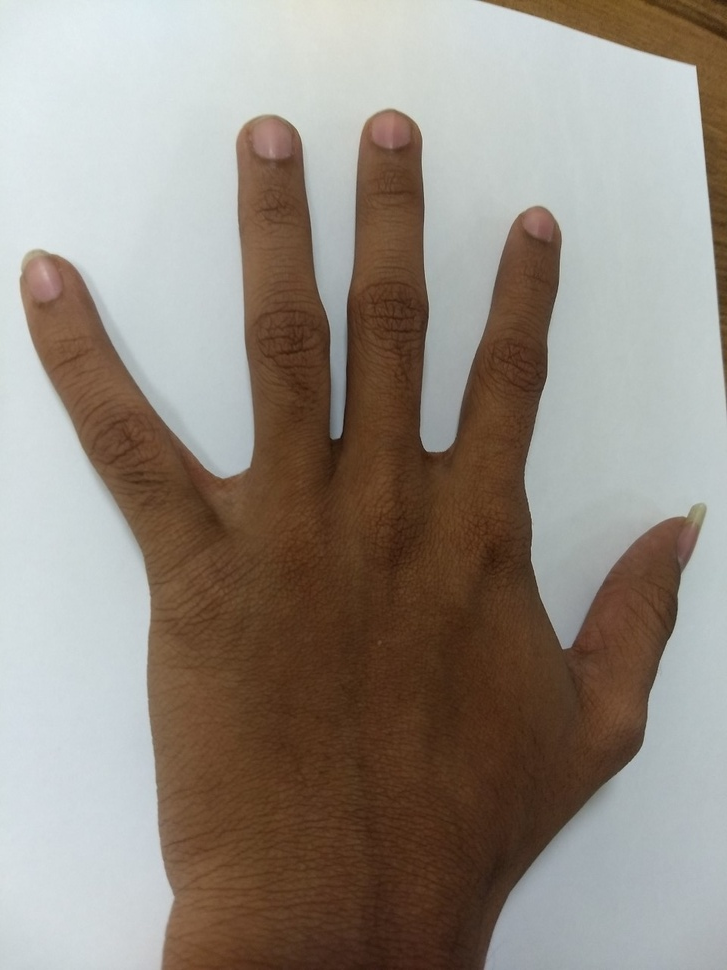
#> input picture neel_hand_l.jpg, 727 x 970 px, shrunk from 960 x 1280 before the run, found by its file name
$ python depth.py
#> lines starting #> are read from the running program, lines starting #| are printed output that depends on the picture
import numpy as np
import cv2
from matplotlib import pyplot as plt

img_l = cv2.imread("C:/Users/Neel/Desktop/python/neel_hand_l.jpg",0)
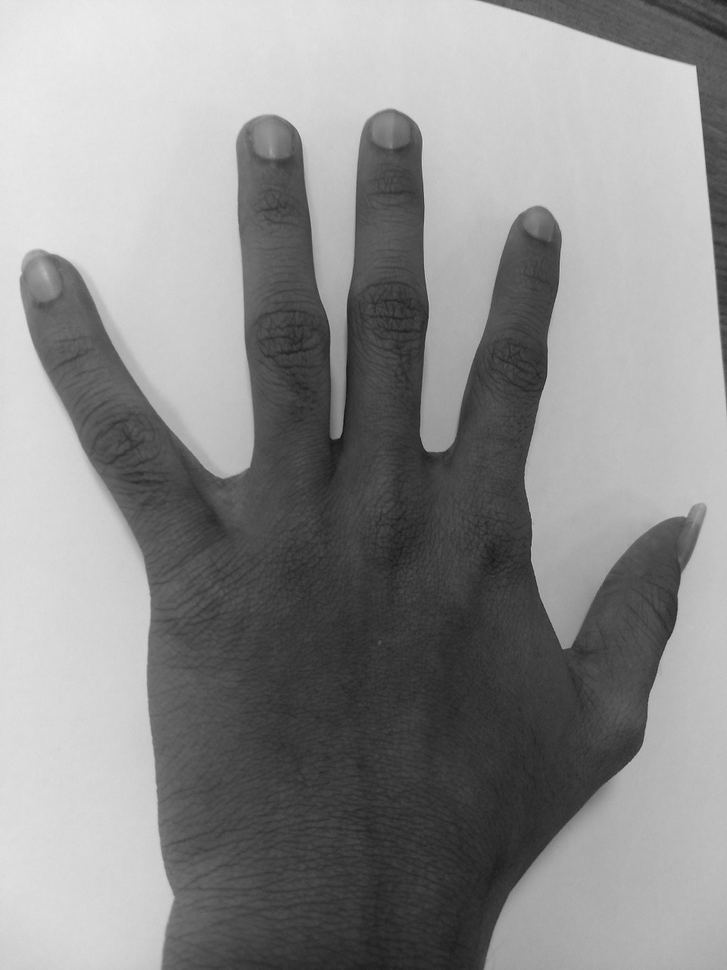
#> img_l: shape (970, 727); min 17, max 237, mean 141.1
img_r = cv2.imread("C:/Users/Neel/Desktop/python/neel_hand_r.jpg",0)
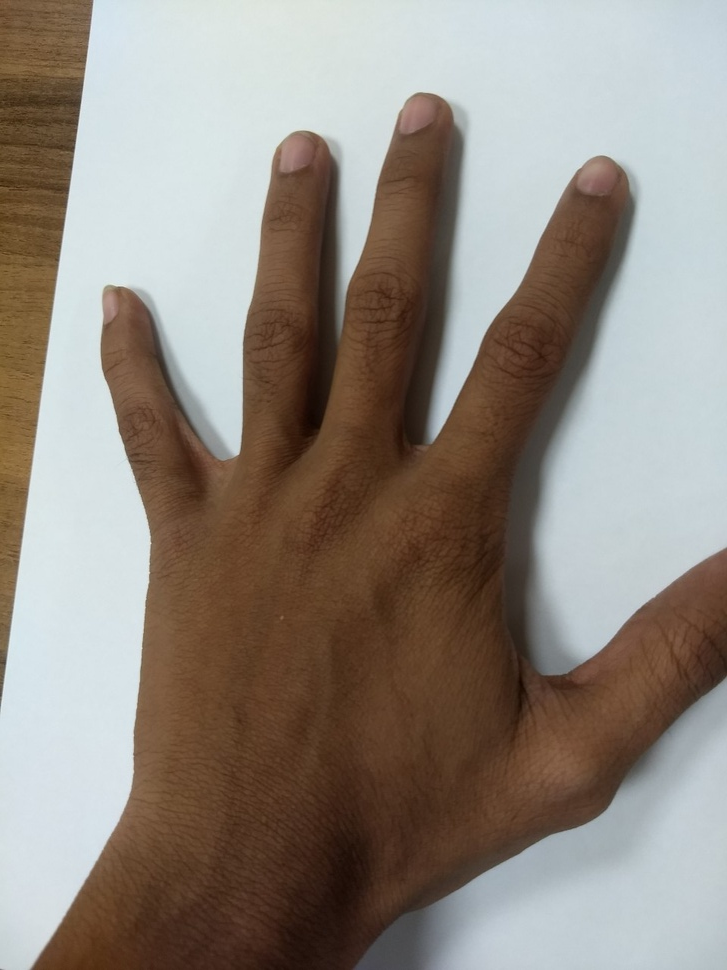
#> input picture neel_hand_r.jpg, 727 x 970 px, shrunk from 960 x 1280 before the run, found by its file name
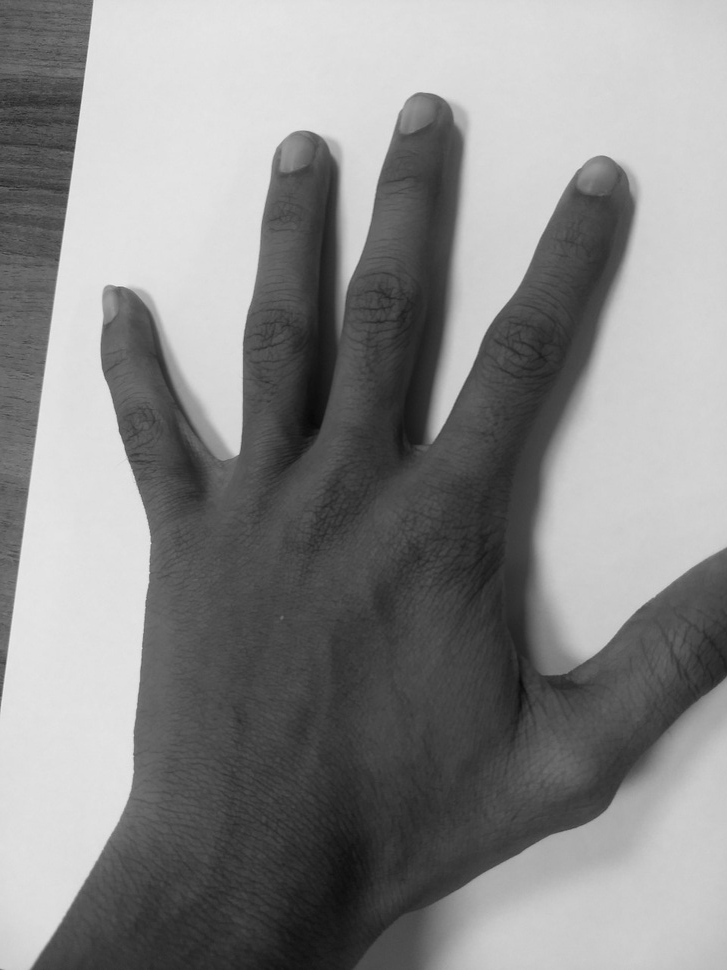
#> img_r: shape (970, 727); min 7, max 236, mean 137.7
stereo = cv2.StereoBM_create(numDisparities=16, blockSize=7)
disparity = stereo.compute(img_l,img_r)
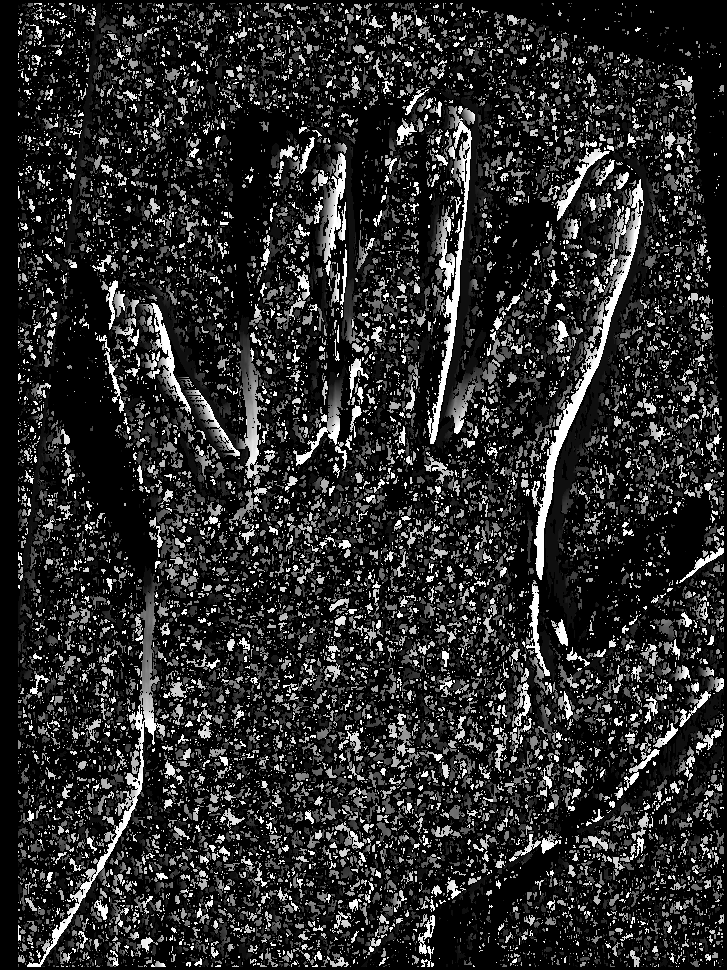
#> disparity: shape (970, 727) int16; min -16, max 240, mean 27.5; drawn with min black and max white
plt.imshow(disparity)
plt.show()
